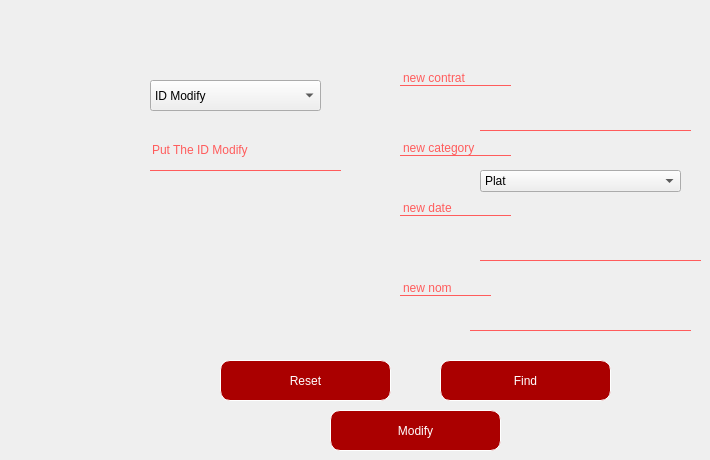
   <widget class="QWidget" name="tab_26">
    <attribute name="title">
     <string>MODIFIER</string>
    </attribute>
    <widget class="QPushButton" name="modifyButton">
     <property name="geometry">
      <rect>
       <x>330</x>
       <y>410</y>
       <width>171</width>
       <height>41</height>
      </rect>
     </property>
     <property name="styleSheet">
      <string notr="true">QPushButton{
background-color: rgb(170, 0, 0);
border :1px solid rgb(255, 255, 255);
border-radius :10px;
color: #FFF;
padding-left: 20px;
padding-right:20px;

}

QPushButton::hover{
	font: 81 10pt &quot;Rockwell Extra Bold&quot;;
color:white;
border-radius:15px;
background:#45a8ff;

}</string>
     </property>
     <property name="text">
      <string>Modify</string>
     </property>
    </widget>
    <widget class="QLineEdit" name="id_modify_2">
     <property name="geometry">
      <rect>
       <x>150</x>
       <y>130</y>
       <width>191</width>
       <height>41</height>
      </rect>
     </property>
     <property name="styleSheet">
      <string notr="true">QLineEdit{
	font: 75 11pt &quot;MS Serif&quot;;
	
background:transparent;
border:none;
color:#ff5c5c;
	color: rgb(255, 92, 92);
border-bottom:1px solid #ff5c5c

}</string>
     </property>
     <property name="text">
      <string>Put The ID Modify</string>
     </property>
    </widget>
    <widget class="QLineEdit" name="newNumContrat">
     <property name="geometry">
      <rect>
       <x>480</x>
       <y>80</y>
       <width>211</width>
       <height>51</height>
      </rect>
     </property>
     <property name="styleSheet">
      <string notr="true">QLineEdit{
	font: 75 11pt &quot;MS Serif&quot;;
	
background:transparent;
border:none;
color:#ff5c5c;
	color: rgb(255, 92, 92);
border-bottom:1px solid #ff5c5c

}</string>
     </property>
     <property name="text">
      <string/>
     </property>
    </widget>
    <widget class="QLineEdit" name="newDureContrat">
     <property name="geometry">
      <rect>
       <x>480</x>
       <y>210</y>
       <width>221</width>
       <height>51</height>
      </rect>
     </property>
     <property name="styleSheet">
      <string notr="true">QLineEdit{
	font: 75 11pt &quot;MS Serif&quot;;
	
background:transparent;
border:none;
color:#ff5c5c;
	color: rgb(255, 92, 92);
border-bottom:1px solid #ff5c5c

}</string>
     </property>
     <property name="text">
      <string/>
     </property>
    </widget>
    <widget class="QLineEdit" name="newNom">
     <property name="geometry">
      <rect>
       <x>470</x>
       <y>280</y>
       <width>221</width>
       <height>51</height>
      </rect>
     </property>
     <property name="styleSheet">
      <string notr="true">QLineEdit{
	font: 75 11pt &quot;MS Serif&quot;;
	
background:transparent;
border:none;
color:#ff5c5c;
	color: rgb(255, 92, 92);
border-bottom:1px solid #ff5c5c

}</string>
     </property>
     <property name="text">
      <string/>
     </property>
    </widget>
    <widget class="QPushButton" name="showButton">
     <property name="geometry">
      <rect>
       <x>440</x>
       <y>360</y>
       <width>171</width>
       <height>41</height>
      </rect>
     </property>
     <property name="styleSheet">
      <string notr="true">QPushButton{
background-color: rgb(170, 0, 0);
border :1px solid rgb(255, 255, 255);
border-radius :10px;
color: #FFF;
padding-left: 20px;
padding-right:20px;

}

QPushButton::hover{
	font: 81 10pt &quot;Rockwell Extra Bold&quot;;
color:white;
border-radius:15px;
background:#45a8ff;

}</string>
     </property>
     <property name="text">
      <string>Find</string>
     </property>
    </widget>
    <widget class="QPushButton" name="Reset">
     <property name="geometry">
      <rect>
       <x>220</x>
       <y>360</y>
       <width>171</width>
       <height>41</height>
      </rect>
     </property>
     <property name="styleSheet">
      <string notr="true">QPushButton{
background-color: rgb(170, 0, 0);
border :1px solid rgb(255, 255, 255);
border-radius :10px;
color: #FFF;
padding-left: 20px;
padding-right:20px;

}

QPushButton::hover{
	font: 81 10pt &quot;Rockwell Extra Bold&quot;;
color:white;
border-radius:15px;
background:#45a8ff;

}</string>
     </property>
     <property name="text">
      <string>Reset</string>
     </property>
    </widget>
    <widget class="QLabel" name="label_43">
     <property name="geometry">
      <rect>
       <x>400</x>
       <y>70</y>
       <width>111</width>
       <height>16</height>
      </rect>
     </property>
     <property name="toolTip">
      <string>&lt;html&gt;&lt;head/&gt;&lt;body&gt;&lt;p&gt;&lt;span style=&quot; font-weight:600;&quot;&gt;New contrat&lt;/span&gt;&lt;/p&gt;&lt;/body&gt;&lt;/html&gt;</string>
     </property>
     <property name="whatsThis">
      <string>&lt;html&gt;&lt;head/&gt;&lt;body&gt;&lt;p&gt;&lt;span style=&quot; font-weight:600;&quot;&gt;new contrat &lt;/span&gt;&lt;/p&gt;&lt;/body&gt;&lt;/html&gt;</string>
     </property>
     <property name="styleSheet">
      <string notr="true">font: 75 8pt &quot;MS Shell Dlg 2&quot;;
	font: 75 11pt &quot;MS Serif&quot;;
	
background:transparent;
border:none;
color:#ff5c5c;
	color: rgb(255, 92, 92);
border-bottom:1px solid #ff5c5c

</string>
     </property>
     <property name="text">
      <string>new contrat </string>
     </property>
    </widget>
    <widget class="QLabel" name="label_44">
     <property name="geometry">
      <rect>
       <x>400</x>
       <y>140</y>
       <width>111</width>
       <height>16</height>
      </rect>
     </property>
     <property name="toolTip">
      <string>&lt;html&gt;&lt;head/&gt;&lt;body&gt;&lt;p&gt;&lt;span style=&quot; font-weight:600;&quot;&gt;New contrat&lt;/span&gt;&lt;/p&gt;&lt;/body&gt;&lt;/html&gt;</string>
     </property>
     <property name="styleSheet">
      <string notr="true">
	font: 75 11pt &quot;MS Serif&quot;;
	
background:transparent;
border:none;
color:#ff5c5c;
	color: rgb(255, 92, 92);
border-bottom:1px solid #ff5c5c

</string>
     </property>
     <property name="text">
      <string>new category</string>
     </property>
    </widget>
    <widget class="QLabel" name="label_45">
     <property name="geometry">
      <rect>
       <x>400</x>
       <y>200</y>
       <width>111</width>
       <height>16</height>
      </rect>
     </property>
     <property name="toolTip">
      <string>&lt;html&gt;&lt;head/&gt;&lt;body&gt;&lt;p&gt;&lt;span style=&quot; font-weight:600;&quot;&gt;New contrat&lt;/span&gt;&lt;/p&gt;&lt;/body&gt;&lt;/html&gt;</string>
     </property>
     <property name="styleSheet">
      <string notr="true">
	font: 75 11pt &quot;MS Serif&quot;;
	
background:transparent;
border:none;
color:#ff5c5c;
	color: rgb(255, 92, 92);
border-bottom:1px solid #ff5c5c

</string>
     </property>
     <property name="text">
      <string>new date</string>
     </property>
    </widget>
    <widget class="QLabel" name="label_46">
     <property name="geometry">
      <rect>
       <x>400</x>
       <y>280</y>
       <width>91</width>
       <height>16</height>
      </rect>
     </property>
     <property name="toolTip">
      <string>&lt;html&gt;&lt;head/&gt;&lt;body&gt;&lt;p&gt;&lt;span style=&quot; font-weight:600;&quot;&gt;New contrat&lt;/span&gt;&lt;/p&gt;&lt;/body&gt;&lt;/html&gt;</string>
     </property>
     <property name="styleSheet">
      <string notr="true">
	font: 75 11pt &quot;MS Serif&quot;;
	
background:transparent;
border:none;
color:#ff5c5c;
	color: rgb(255, 92, 92);
border-bottom:1px solid #ff5c5c

</string>
     </property>
     <property name="text">
      <string>new nom</string>
     </property>
    </widget>
    <widget class="QComboBox" name="comboBox_ID_SPONSOR">
     <property name="geometry">
      <rect>
       <x>150</x>
       <y>80</y>
       <width>171</width>
       <height>31</height>
      </rect>
     </property>
     <item>
      <property name="text">
       <string>ID Modify</string>
      </property>
     </item>
    </widget>
    <widget class="QComboBox" name="newCategory">
     <property name="geometry">
      <rect>
       <x>480</x>
       <y>170</y>
       <width>201</width>
       <height>22</height>
      </rect>
     </property>
     <item>
      <property name="text">
       <string>Plat</string>
      </property>
     </item>
     <item>
      <property name="text">
       <string>Gold</string>
      </property>
     </item>
     <item>
      <property name="text">
       <string>Silver</string>
      </property>
     </item>
     <item>
      <property name="text">
       <string>Bronze</string>
      </property>
     </item>
    </widget>
   </widget>
